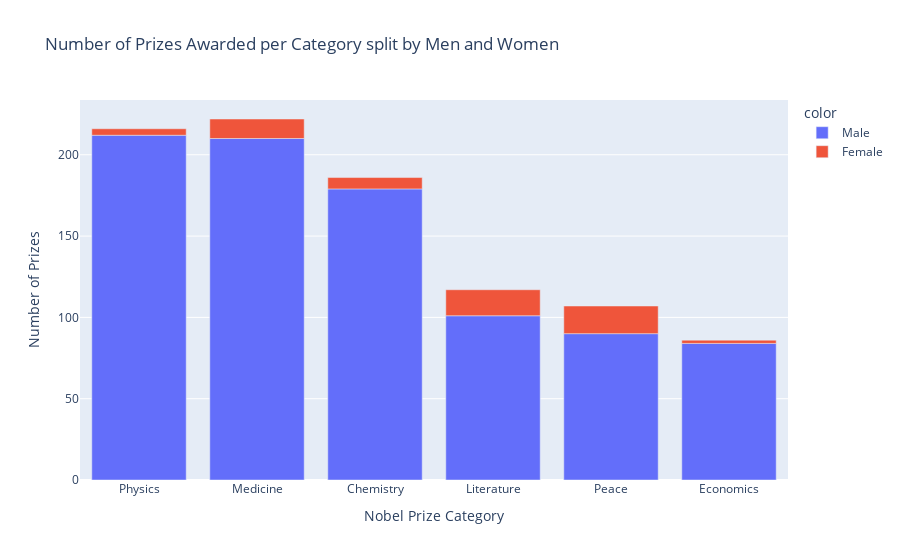

The notebook cell this image was saved under:
### Code cell
v_bar_split = px.bar(x = cat_men_women.category,
                    y = cat_men_women.prize,
                    color = cat_men_women.sex,
                    title='Number of Prizes Awarded per Category split by Men and Women')

v_bar_split.update_layout(xaxis_title='Nobel Prize Category', 
                        yaxis_title='Number of Prizes')
v_bar_split.show()

### Figure 1 — Plotly figure (JSON) as saved in the notebook; plotly's stock layout.template omitted (floating-point values rounded to 4 significant figures)
{"data": [{"hovertemplate": "color=Male<br>x=%{x}<br>y=%{y}<extra></extra>", "legendgroup": "Male", "marker": {"color": "#636efa", "pattern": {"shape": ""}}, "name": "Male", "orientation": "v", "showlegend": true, "textposition": "auto", "type": "bar", "x": ["Physics", "Medicine", "Chemistry", "Literature", "Peace", "Economics"], "xaxis": "x", "y": [212, 210, 179, 101, 90, 84], "yaxis": "y"}, {"hovertemplate": "color=Female<br>x=%{x}<br>y=%{y}<extra></extra>", "legendgroup": "Female", "marker": {"color": "#EF553B", "pattern": {"shape": ""}}, "name": "Female", "orientation": "v", "showlegend": true, "textposition": "auto", "type": "bar", "x": ["Peace", "Literature", "Medicine", "Chemistry", "Physics", "Economics"], "xaxis": "x", "y": [17, 16, 12, 7, 4, 2], "yaxis": "y"}], "layout": {"barmode": "relative", "legend": {"title": {"text": "color"}, "tracegroupgap": 0}, "title": {"text": "Number of Prizes Awarded per Category split by Men and Women"}, "xaxis": {"anchor": "y", "domain": [0, 1], "title": {"text": "Nobel Prize Category"}}, "yaxis": {"anchor": "x", "domain": [0, 1], "title": {"text": "Number of Prizes"}}}}
